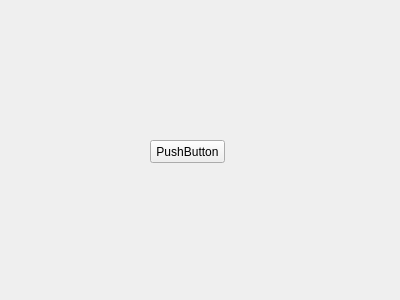
<?xml version="1.0" encoding="UTF-8"?>
<ui version="4.0">
 <class>testWin</class>
 <widget class="QWidget" name="testWin">
  <property name="geometry">
   <rect>
    <x>0</x>
    <y>0</y>
    <width>400</width>
    <height>300</height>
   </rect>
  </property>
  <property name="windowTitle">
   <string>Form</string>
  </property>
  <widget class="QPushButton" name="pushButton">
   <property name="geometry">
    <rect>
     <x>150</x>
     <y>140</y>
     <width>75</width>
     <height>23</height>
    </rect>
   </property>
   <property name="text">
    <string>PushButton</string>
   </property>
  </widget>
 </widget>
 <resources/>
 <connections/>
</ui>
